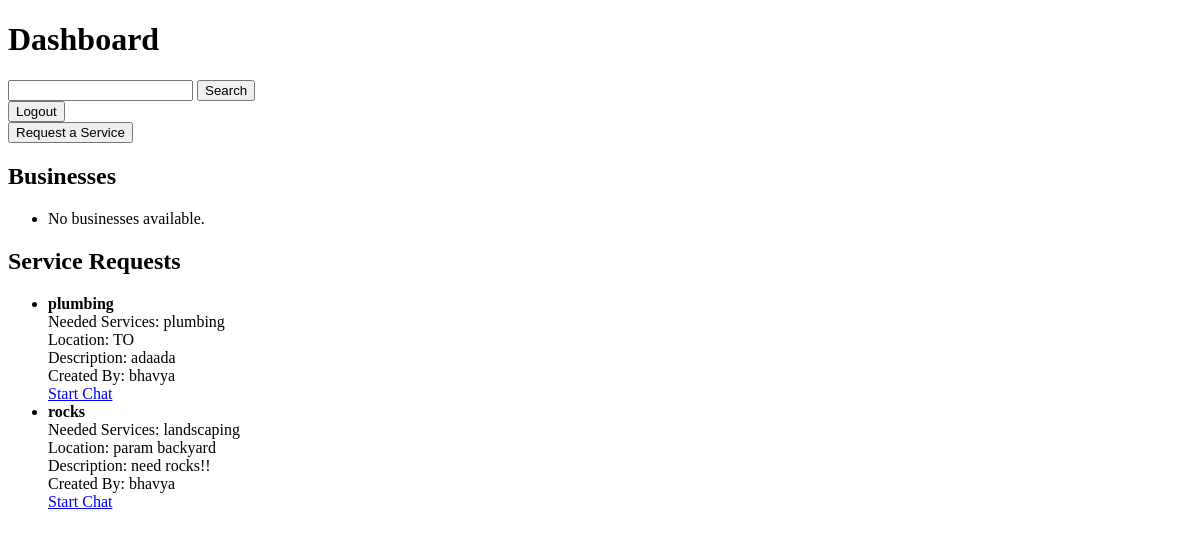
The page / (signed in) on the database as committed earlier.
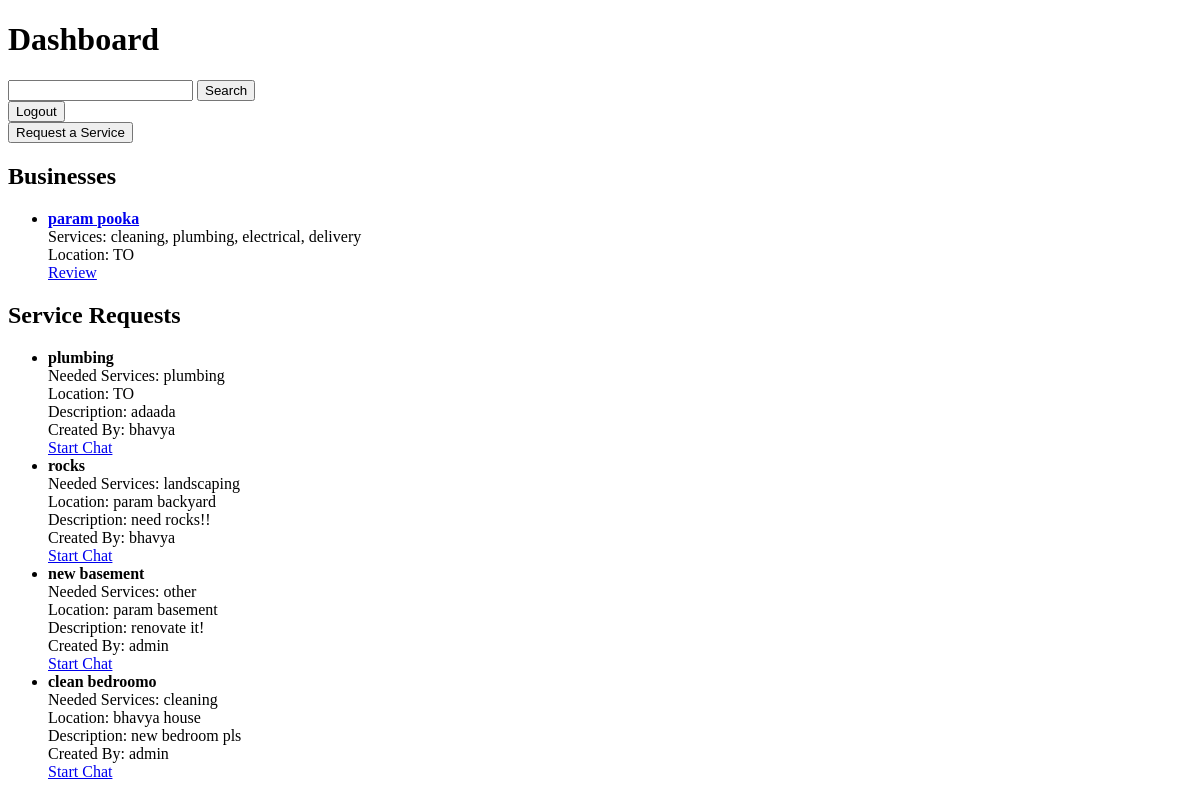
The same page on the database as committed later.
### client/models.py (models this page shows, shortened)
class serviceRequest(models.Model):
    service_choices = [
        ('cleaning', 'cleaning'),
        ('plumbing', 'plumbing'),
        ('electrical', 'electrical'),
        ('landscaping', 'landscaping'),
        ('delivery', 'delivery'),
        ('other', 'other'),
    ]
    user = models.ForeignKey(User, on_delete=models.CASCADE, related_name='related_requests', default=1)
    title = models.CharField(max_length=100, default='default title')
    services_needed = MultiSelectField(choices=service_choices)
    location = models.CharField(max_length=100)
    description = models.TextField()

class businessProfile(models.Model):
    service_choices = [
        ('cleaning', 'cleaning'),
        ('plumbing', 'plumbing'),
        ('electrical', 'electrical'),
        ('landscaping', 'landscaping'),
        ('delivery', 'delivery'),
        ('other', 'other'),
    ]
    user = models.OneToOneField(User, on_delete=models.CASCADE, related_name='business_profile')
    name = models.CharField(max_length=100)
    services = MultiSelectField(choices=service_choices)
    service_location = models.CharField(max_length=255)

### client/views.py (the view)
# urls.py: path("", views.home, name="home"),
def home(request):
    if not request.user.is_authenticated:
        return redirect("register")
    query = request.GET.get('q')  # Get the search term from the query string
    businesses = businessProfile.objects.all()
    if query:
        service_requests = serviceRequest.objects.filter(title__icontains=query)
    else:
        service_requests = serviceRequest.objects.all()
    context = {
        'businesses': businesses,
        'service_requests': service_requests
    }
    return render(request, 'client/home.html', context)

### client/templates/client/home.html (shortened to what this page needs)
{% extends 'client/base.html' %}
{% block content %}
    <h1>Dashboard</h1>
    <form class="search" action="{% url 'home' %}" method="get">
        <input type="text" name="q">
        <button type="submit">Search</button>
    </form>
    <form action="{% url 'logout-user' %}" method="post">
        <button type="submit">Logout</button>
    </form>
    <form action="{% url 'request-service' %}" method="get">
        <button type="submit">Request a Service</button>
    </form>
    <h2>Businesses</h2>
    <ul>
        {% for business in businesses %}
        <li>
            <strong>
                <a href="{% url 'business-detail' business.id %}">
                    {{ business.name }}
                </a>
            </strong><br>
            Services: {{ business.services }}<br>
            Location: {{ business.service_location }}<br>
            <a href="{% url 'write-review' business.id %}">Review</a>
        </li>
        {% empty %}
        <li>No businesses available.</li>
        {% endfor %}
    </ul>
    <h2>Service Requests</h2>
    <ul>
        {% for request in service_requests %}
        <li>
            <strong>{{ request.title }}</strong><br>
            Needed Services: {{ request.services_needed }}<br>
            Location: {{ request.location }}<br>
            Description: {{ request.description }} <br>
            Created By: {{ request.user.username }} <br>
            <a href="javascript:void(0);" onclick="startChat('{{ request.user.username }}')">Start Chat</a>
        </li>
        {% empty %}
        <li>No service requests found.</li>
        {% endfor %}
    </ul>
{% endblock %}

### client/templates/client/base.html (shortened to what this page needs)
<!DOCTYPE html>
<html lang="en">
<head>
</head>
<body>
    {% block content %}
    {% endblock %}
</body>
</html>

Rows that differ between the two databases and show on the page:
added businessProfile: name "param pooka", services "cleaning, plumbing, electrical, delivery", service_location "TO"
added serviceRequest: title "new basement", services_needed "other", location "param basement", description "renovate it!", user.username "admin"
added serviceRequest: title "clean bedroomo", services_needed "cleaning", location "bhavya house", description "new bedroom pls", user.username "admin"
Other text that changed with them:
text no longer shown: "No businesses available."
